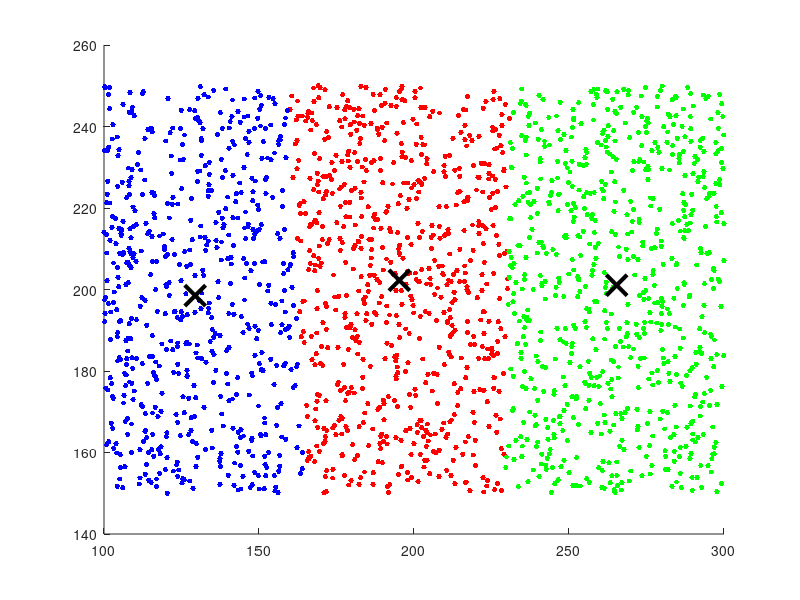

Write MATLAB code to recreate this figure. (Note: this script raises an error after producing the figure.)
clear all;
clc;
close all
rng(0)

% Lab on K-Means;

% Define a dataset:
% data = [185, 170, 168, 179, 182, 188; 72, 56, 60, 68, 72, 77]
% data = transpose(data);

% Run K-Means:
% clusters = kmeans(data, 2);
% [idx, cen] = kmeans((data), 2)

% Plot data:
% silhouette(data, clusters)

xmin = 100;
xmax = 300;
n = 2000;

x = (xmin + rand(1, n) * (xmax - xmin))
x = x';

xmin = 150;
xmax = 250;

y = (xmin + rand(1, n) * (xmax - xmin))
y = y';

dataset = [x y];

[idx, cen] = kmeans((dataset), 3);

figure;
hold on

plot(dataset (idx==1,1), dataset (idx==1,2), 'r.', 'MarkerSize', 12);

plot(dataset (idx==2,1), dataset (idx==2,2), 'b.', 'MarkerSize', 12);

plot(dataset (idx==3,1), dataset (idx==3,2) ,'g.', 'MarkerSize', 12);

plot(cen(:,1), cen(:,2), 'kx', 'MarkerSize', 15, 'LineWidth', 3)
 
legend('Cluster 1', 'Cluster 2', 'Cluster 3', 'Centroids', 'Location', 'NE');

title 'Cluster Assignments and Centroids';

hold off

